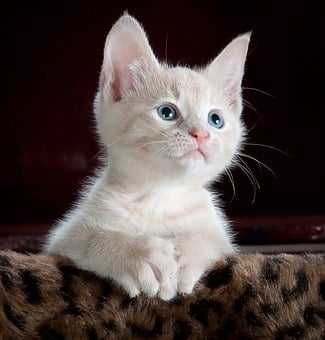
#> input picture cat.jpg, 325 x 340 px, found by its file name
$ python Joining_Image_7.py
#> lines starting #> are read from the running program, lines starting #| are printed output that depends on the picture
import cv2
import numpy as np

cat = cv2.imread("C:\\Users\\ELCOT\\Desktop\cat.jpg")
#> cat is the input picture: shape (340, 325, 3); mean B, G, R 64.4, 66.9, 78.5
cv2.imshow("Cat", cat)

# Joining Image Horizontally
catHor = np.hstack((cat, cat))
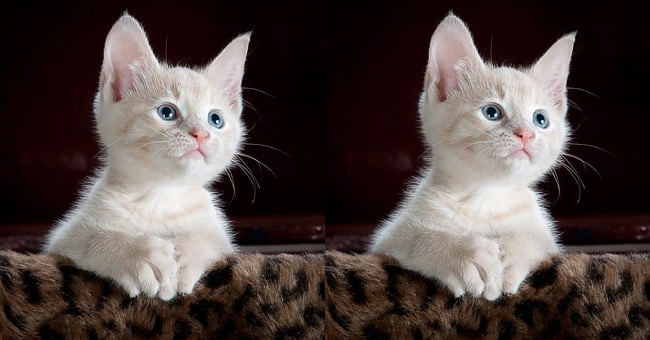
#> catHor: shape (340, 650, 3); mean B, G, R 64.4, 66.9, 78.5
cv2.imshow("Horizontal Image", catHor)

# Joining Image Vertically
catVer = np.vstack((cat,cat))
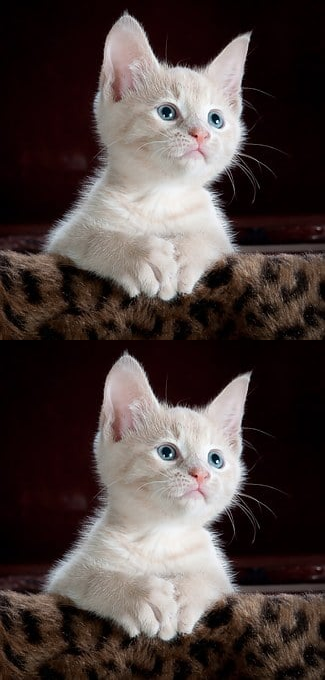
#> catVer: shape (680, 325, 3); mean B, G, R 64.4, 66.9, 78.5
cv2.imshow("Vertical Image", catVer)

cv2.waitKey(0)

# The Problem with this technique is that We can't join Two Different images. We can only join same Image.
